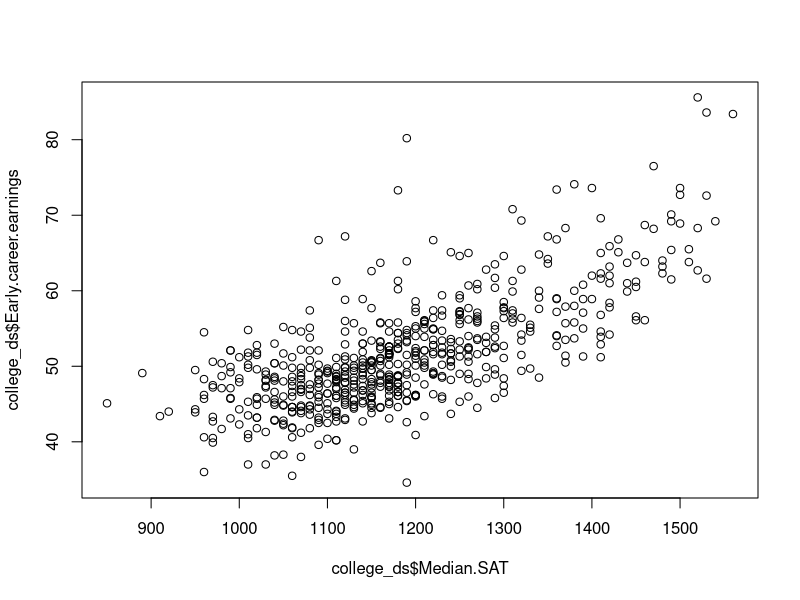
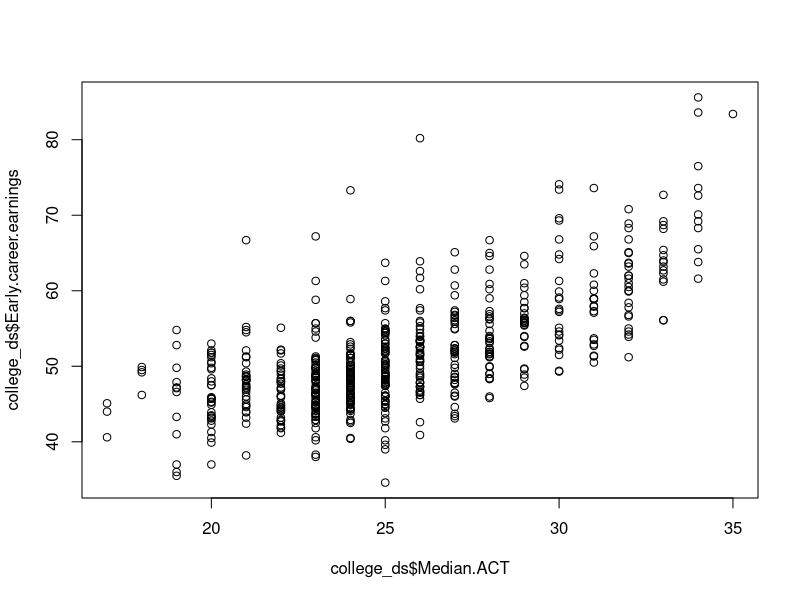
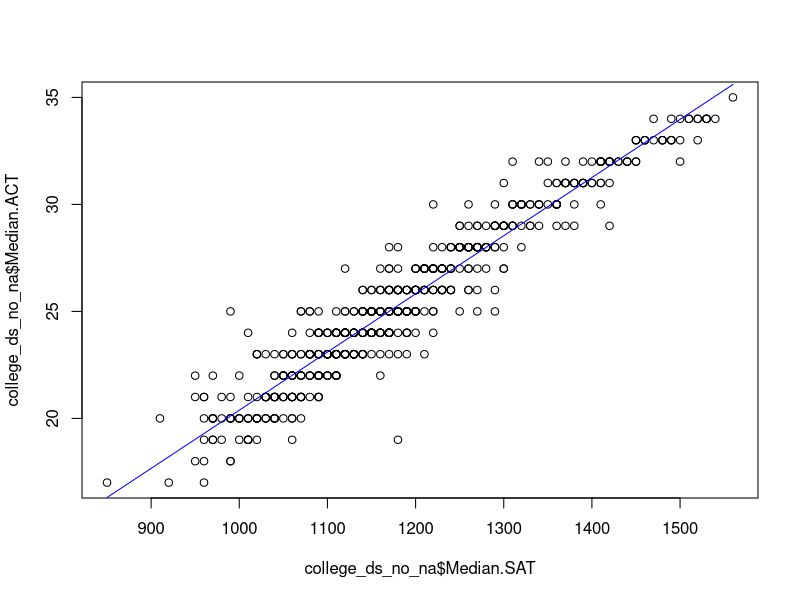
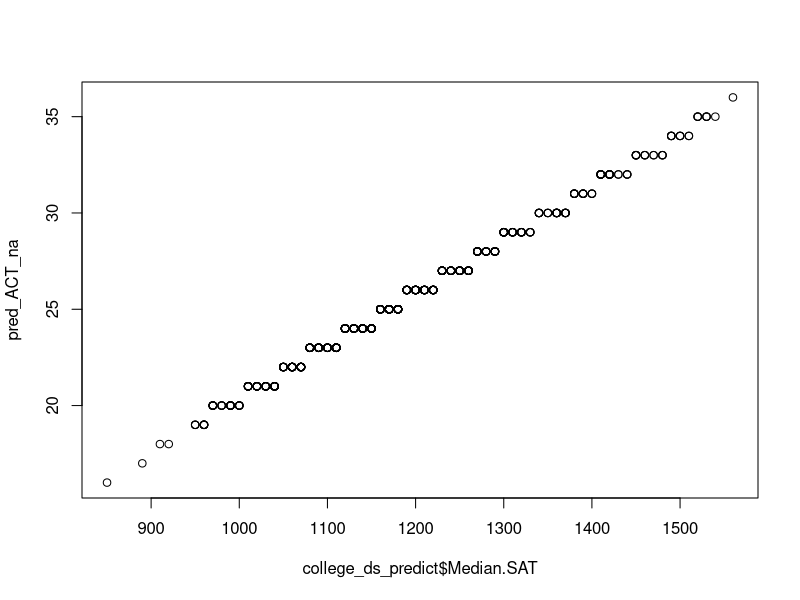
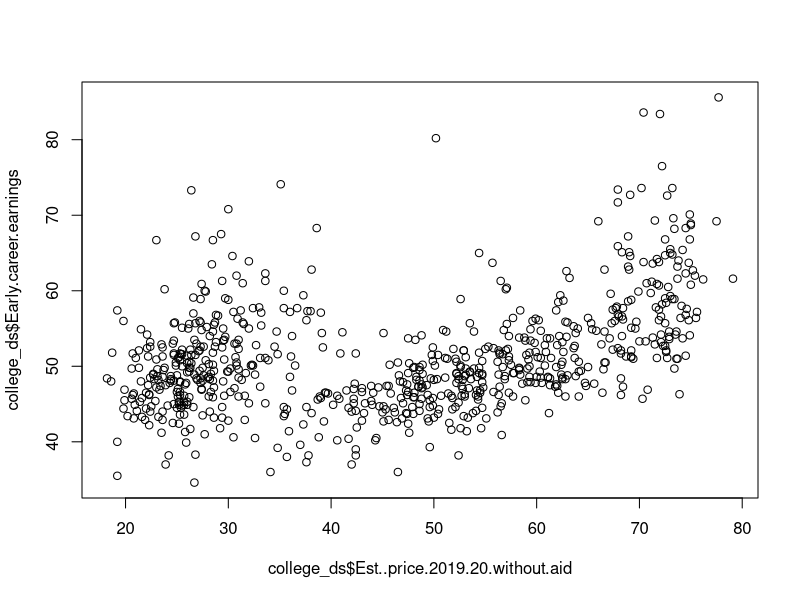
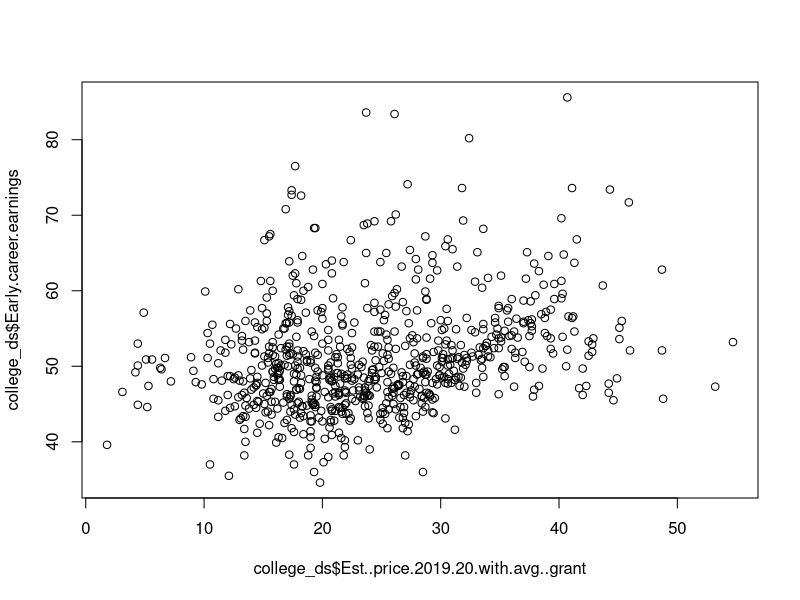
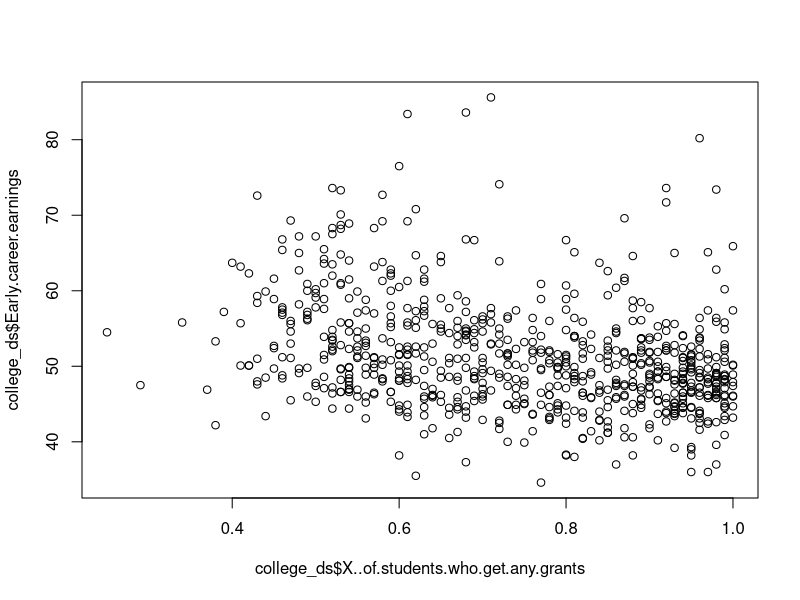
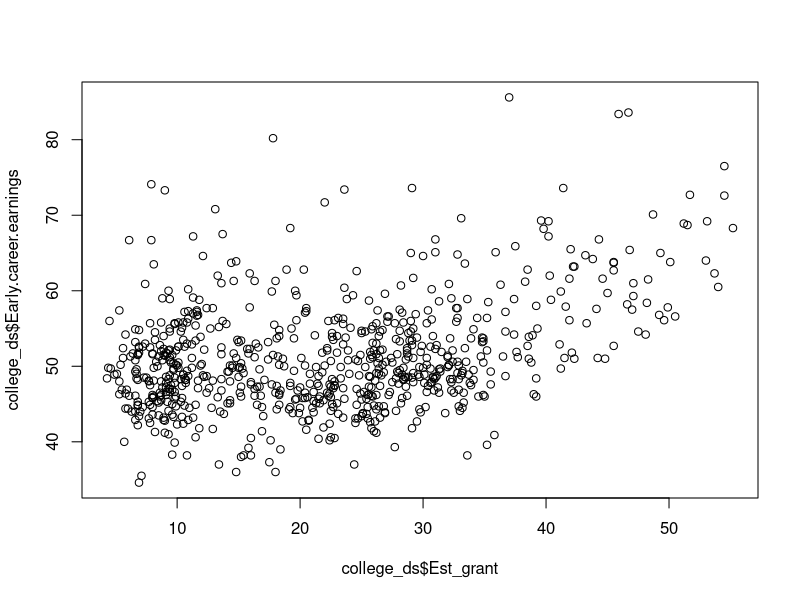

Here is the R script that generated these plots, in order:
## ---- chunk 1
knitr::opts_chunk$set(echo = TRUE)

# This file is a sandbox. It should contain explorations with the dataset, along with useful comments for each exploration.

# It is important that each sanbox section should be documented of its purpose and methods, and should not spam the whole document (use filter, head, tail, etc.).

# The dataset of info on colleges listed
(college_ds = read.csv("data/project_data.csv"))

# Creating blocks with include=FALSE can make space to leave comments per section, like this one.
## ---- chunk 2
# See the dataset of the best and worst 10 rankings of colleges
head(college_ds, 10)
tail(college_ds, 10)

# Plot the dataset of median SAT and median ACT per college into the reported early career earnings in that college.
# SAT score has a much higher range than ACT, so the graph looks more "continuous"
plot(college_ds$Median.SAT, college_ds$Early.career.earnings)
# ACT score has less range, so the graph looks "discrete"
plot(college_ds$Median.ACT, college_ds$Early.career.earnings)
## ---- chunk 3
# Get rows that have no NA, or only one of SAT, ACT is NA. Omit if both is NA.
college_ds_predict = subset(college_ds, !is.na(Median.SAT) | !is.na(Median.ACT))
# college_ds_no_na = subset(college_ds, !(is.na(Median.SAT) & is.na(Median.ACT)))
# Omit the row where ANY column of (SAT, ACT) is NA.
college_ds_no_na = subset(college_ds, !is.na(Median.SAT) & !is.na(Median.ACT))
corr_c_ds_act = cor(college_ds_no_na$Median.ACT, college_ds_no_na$Early.career.earnings)
corr_c_ds_sat = cor(college_ds_no_na$Median.SAT, college_ds_no_na$Early.career.earnings)
## ---- chunk 4
plot(college_ds_no_na$Median.SAT, college_ds_no_na$Median.ACT)
ACT_bounds = c(1, 36)
clamp <- function(x, bounds) {
  pmax(pmin(x, bounds[2]), bounds[1])
}
predict_ACT_lm = lm(Median.ACT ~ Median.SAT, data = college_ds_no_na)

# <not necessary>
act_pred = clamp(predict(predict_ACT_lm),ACT_bounds)
par(new = TRUE)
# Plot prediction on the trained dataset
points(college_ds_no_na$Median.SAT, act_pred, type = "l", col = "blue")
# </not necessary>
## ---- chunk 5
# Plot ACT prediction from SAT from dataset with NAs
pred_ACT_na = clamp(round(predict(predict_ACT_lm, newdata = college_ds_predict)), ACT_bounds)
plot(college_ds_predict$Median.SAT, pred_ACT_na)
names(pred_ACT_na) <- NULL

# Intersection, but only take values that are NA in college_ds_predict
# How many NA?
sum(is.na(college_ds_predict$Median.ACT))
college_ds_predict$MedACT_pred = pred_ACT_na
college_ds_predict<- within(college_ds_predict, Median.ACT[is.na(Median.ACT)] <- MedACT_pred[is.na(Median.ACT)])
college_ds_predict$MedACT_pred <- NULL
# How many NA?
sum(is.na(college_ds_predict$Median.ACT))
## ---- chunk 6
# Predict SAT based on ACT
predict_SAT_lm = lm(Median.SAT ~ Median.ACT, data = college_ds_no_na)
# Use the trained model to predict the datsset with NA
SAT_bounds = c(0,1600)
# predict, round to the nearest tenth, then clamp to the possible score
pred_SAT_na = clamp(round(predict(predict_SAT_lm, newdata= college_ds_predict)/10)*10, SAT_bounds)
college_ds_predict$MedSAT_pred = pred_SAT_na
# Intersection
college_ds_predict<- within(college_ds_predict, Median.SAT[is.na(Median.SAT)] <- MedSAT_pred[is.na(Median.SAT)])
college_ds_predict$MedSAT_pred <- NULL
## ---- chunk 7
plot(college_ds$Est..price.2019.20.without.aid, college_ds$Early.career.earnings)
cor(college_ds$Est..price.2019.20.without.aid, college_ds$Early.career.earnings)
plot(college_ds$Est..price.2019.20.with.avg..grant, college_ds$Early.career.earnings)
cor(college_ds$Est..price.2019.20.with.avg..grant, college_ds$Early.career.earnings)
plot(college_ds$X..of.students.who.get.any.grants, college_ds$Early.career.earnings)
cor(college_ds$X..of.students.who.get.any.grants, college_ds$Early.career.earnings)
## ---- chunk 8
# Assuming price w/ avg grant is price given that the student has any grant minus mean grant in that college
college_ds$Est_grant = college_ds$Est..price.2019.20.without.aid - college_ds$Est..price.2019.20.with.avg..grant

# Est_avg_price = Est_avg_price_no_aid * (1-prob_any_aid) + Est_avg_price_aid * (prob_any_aid)
college_ds$Est_avg_price = college_ds$Est..price.2019.20.with.avg..grant * college_ds$X..of.students.who.get.any.grants +
  college_ds$Est..price.2019.20.without.aid * (1-college_ds$X..of.students.who.get.any.grants)
plot(college_ds$Est_grant, college_ds$Early.career.earnings)
cor(college_ds$Est_grant, college_ds$Early.career.earnings)
plot(college_ds$Est_avg_price, college_ds$Early.career.earnings)
cor(college_ds$Est_avg_price, college_ds$Early.career.earnings)

